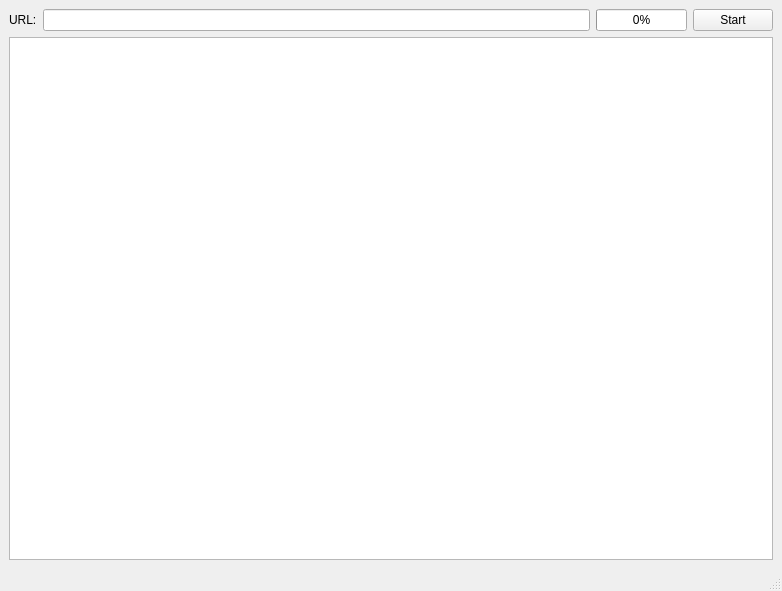
<?xml version="1.0" encoding="UTF-8"?>
<ui version="4.0">
 <class>MainWindow</class>
 <widget class="QMainWindow" name="MainWindow">
  <property name="geometry">
   <rect>
    <x>0</x>
    <y>0</y>
    <width>782</width>
    <height>591</height>
   </rect>
  </property>
  <property name="windowTitle">
   <string>MainWindow</string>
  </property>
  <widget class="QWidget" name="centralwidget">
   <property name="layoutDirection">
    <enum>Qt::LeftToRight</enum>
   </property>
   <layout class="QGridLayout" name="gridLayout">
    <item row="0" column="0">
     <layout class="QVBoxLayout" name="verticalLayout" stretch="1,10">
      <property name="sizeConstraint">
       <enum>QLayout::SetDefaultConstraint</enum>
      </property>
      <property name="margin">
       <number>0</number>
      </property>
      <item>
       <layout class="QHBoxLayout" name="horizontalLayout" stretch="0,10,0,0">
        <item>
         <widget class="QLabel" name="label">
          <property name="text">
           <string>URL:</string>
          </property>
         </widget>
        </item>
        <item>
         <widget class="QLineEdit" name="urlEdit"/>
        </item>
        <item>
         <widget class="QProgressBar" name="progressBar">
          <property name="enabled">
           <bool>true</bool>
          </property>
          <property name="value">
           <number>0</number>
          </property>
         </widget>
        </item>
        <item>
         <widget class="QPushButton" name="startButton">
          <property name="text">
           <string>Start</string>
          </property>
         </widget>
        </item>
       </layout>
      </item>
      <item>
       <widget class="QListWidget" name="listWidget"/>
      </item>
     </layout>
    </item>
   </layout>
  </widget>
  <widget class="QStatusBar" name="statusBar">
   <property name="statusTip">
    <string/>
   </property>
  </widget>
 </widget>
 <resources/>
 <connections/>
</ui>
